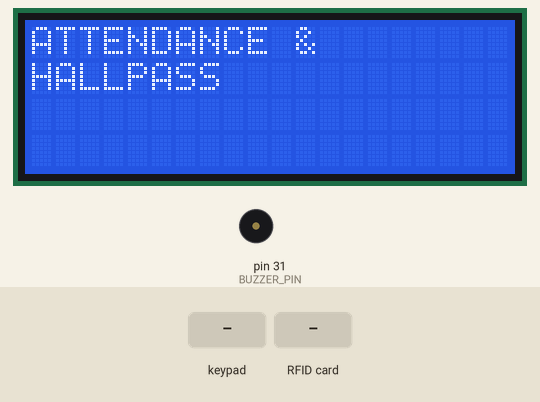
Recording of a sketch running on a simulated Arduino Mega 2560, built with avr-gcc and run on an emulated ATmega2560. Parts: 20×4 character LCD, buzzer (waves = sounding). The test bench sets the inputs (shaded band).

Above: at 1.3 s.
1.4 s: key '1' pressed
At 3.3 s:
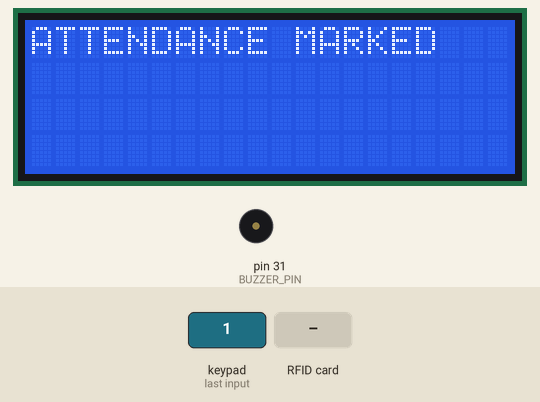
4.4 s: RFID card 5E 7A 19 C4 held to the reader
At 7.1 s:
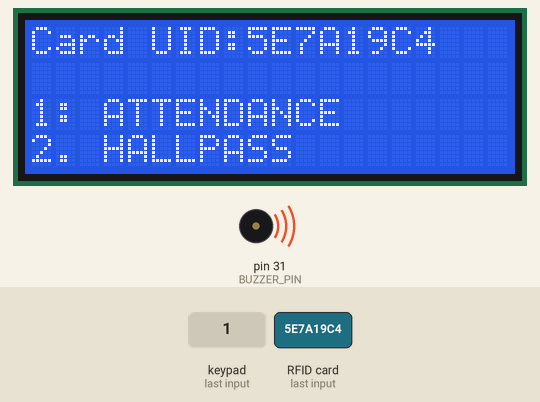
7.4 s: keypad keys 5 4 3 2 pressed 0.4 s apart
At 10.7 s:
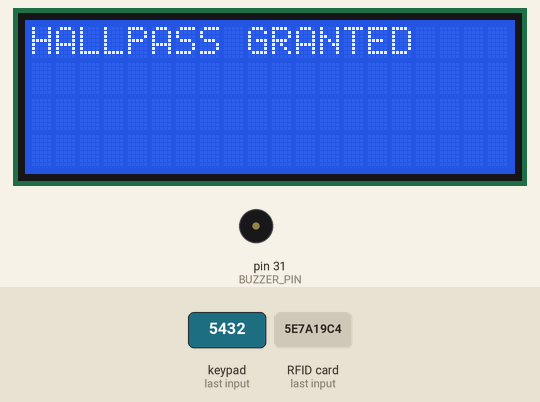
11.1 s: key '2' pressed
At 14.3 s:
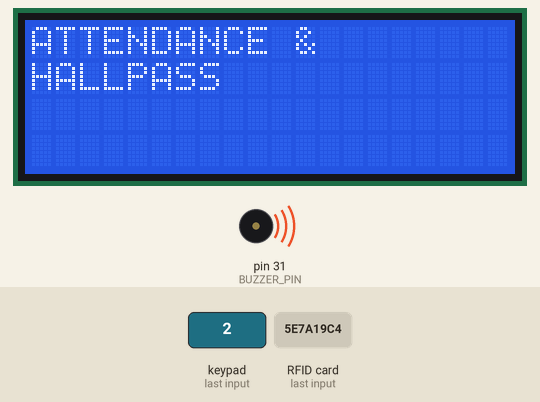
Timing chart, 0 to 16.3 s (numbered marks = the images above; inputs shaded):
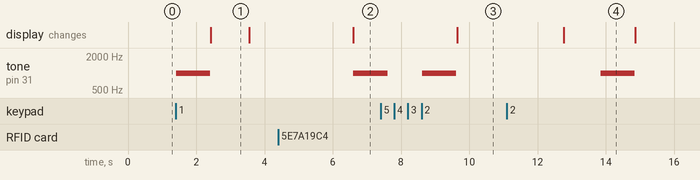

The sketch:

3i_3.0.ino
```cpp
#include <Keypad.h>
#include <SPI.h>
#include <MFRC522.h>
#include <LiquidCrystal_I2C.h>
#include <Servo.h>


#define SS_PIN 53
#define RST_PIN 48
#define BUZZER_PIN 31 // Pin connected to the positive (longer) leg of the buzzer

MFRC522 mfrc522(SS_PIN, RST_PIN);
LiquidCrystal_I2C lcd(0x27, 20, 4);

const byte ROW_NUM    = 4; // four rows
const byte COLUMN_NUM = 4; // four columns

Servo myservo;

int servoPin= 13;
int val;


char keys[ROW_NUM][COLUMN_NUM] = {
  {'1','2','3','A'},
  {'4','5','6','B'},
  {'7','8','9','C'},
  {'*','0','#','D'}
};

byte pin_rows[ROW_NUM] = {9, 8, 7, 6}; // connect to the row pinouts of the keypad
byte pin_column[COLUMN_NUM] = {5, 4, 3, 2}; // connect to the column pinouts of the keypad

Keypad keypad = Keypad(makeKeymap(keys), pin_rows, pin_column, ROW_NUM, COLUMN_NUM);

void setup() {
  Serial.begin(9600);
  SPI.begin();
  mfrc522.PCD_Init();
  lcd.backlight();
  lcd.begin(20, 4);


  pinMode(BUZZER_PIN, OUTPUT);

  lcd.print("ATTENDANCE &");
  lcd.setCursor(0,1);
  lcd.print("HALLPASS");
}

void loop() {
  if (mfrc522.PICC_IsNewCardPresent() && mfrc522.PICC_ReadCardSerial()) {
    lcd.clear();
    lcd.setCursor(0, 0);
    lcd.print("Card UID:");
    (mfrc522.uid.uidByte, mfrc522.uid.size);
        for (byte i = 0; i < mfrc522.uid.size; i++) {

      lcd.print(mfrc522.uid.uidByte[i] < 0x10 ? " 0" : "");
      lcd.print(mfrc522.uid.uidByte[i], HEX);
    }


    lcd.setCursor(0, 2);
    lcd.print("1: ATTENDANCE");
    lcd.setCursor(0,3);
    lcd.print("2. HALLPASS");

    tone(BUZZER_PIN, 1000);
    delay(1000);
    noTone(BUZZER_PIN);
    // char key = keypad.getKey();
    // if (key == '1') {
    //   handleAttendance();
    // } else if (key == '2') {
    //   handleHallPass();
    // } else {
    //   lcd.clear();
    // }
    //   // lcd.clear();
    //   // lcd.print("Invalid Option");
    //   // delay(1000);
    // }

    // Add a delay and then reset the system
    // delay(500);
    // resetSystem();
  }
      char key = keypad.getKey();
    if (key == '1') {
      handleAttendance();
    } else if (key == '2') {
      handleHallPass();
    } else {
      // lcd.clear();
      // lcd.print("Invalid Option");
      // delay(1000);
    }
        mfrc522.PICC_HaltA();
    mfrc522.PCD_StopCrypto1();
      // resetSystem();
}

void handleAttendance() {
  // Your attendance handling logic here

  // Example: Turn on the buzzer for 1 second
  tone(BUZZER_PIN, 1000);
  delay(1000);
  noTone(BUZZER_PIN);

  // Display relevant information on the LCD
  lcd.clear();
  lcd.print("ATTENDANCE MARKED");
  delay(1000);
  // resetSystem();
  setup();
  delay(3000);
}

void handleHallPass() {
  // Your hall pass handling logic here

  // buzzer setup
  tone(BUZZER_PIN, 1000);
  delay(1000);
  noTone(BUZZER_PIN);
      lcd.clear();
  lcd.print("HALLPASS GRANTED");
  moveServo();
  //servo setup
  // delay(500);
  // returnServo();
  // delay(500);

  // lcd display

  delay(1000);
  // resetSystem();
  setup();
  delay(1000);

}

void resetSystem() {
  lcd.clear();
  lcd.print("Scan your card");
  // Additional setup/reset steps can be added here if needed
}

void moveServo() {
  myservo.write(180);
  delay(1000);
  myservo.write(180);;
  delay(1000);
}

void returnServo() {
  myservo.write(0);
  delay(1000);
  myservo.write(0);
}

// void getDateTime() {
//   Time t = rtc.getTime();
//   Date d = rtc.getDate();
//   lcd.print(String(d.mon) + "/" + String(d.date) + "/" + String(d.year));
//   lcd.print(" " + String(t.hour) + ":" + String(t.min) + ":" + String(t.sec));

// }
```

Measured:
- after the input at 1.4 s, tone on pin 31 (BUZZER_PIN): silent → 1000 Hz at once, → silent 1.0 s later; the display: changes after 1.0 s (image 1)
- after the input at 4.4 s, tone on pin 31 (BUZZER_PIN): silent → 1000 Hz after 2.2 s; the display: changes after 2.2 s (image 2)
- after the input at 7.4 s, the display: changes after 2.2 s (image 3)
- after the input at 11.1 s, tone on pin 31 (BUZZER_PIN): silent → 1000 Hz after 2.7 s, → silent 1.0 s later
- what the display in image 1 shows lasts 1.2 s, from 2.4 s to 3.6 s
